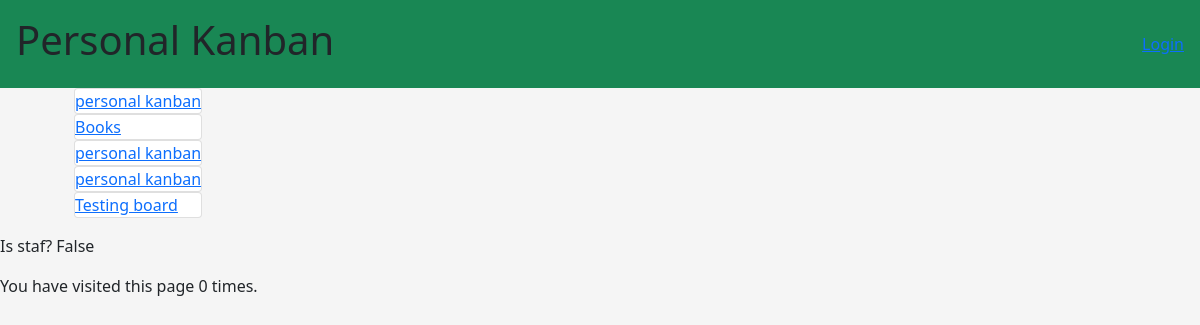
The page / on the database its author committed.
### board/models.py (models this page shows, shortened)
class Board(models.Model):
    name = models.CharField(max_length=255)
    description = models.TextField()
    owner = models.ForeignKey(User, on_delete=models.CASCADE)
    class Meta:
        verbose_name_plural = "Boards"
        ordering = ["id"]

### board/views.py (the view)
# urls.py: path("", views.index, name="index"),
def index(request):
    boards = Board.objects.all()
    template = loader.get_template(template_name="board/index.html")
    number_of_visits = request.session.get("number_of_visits", 0)
    request.session["number_of_visits"] = number_of_visits + 1
    print(f"Number of visits: {number_of_visits}")
    context = {"boards": boards, "number_of_visits": number_of_visits}
    return render(request, "board/index.html", context)

### board/templates/board/index.html
{% extends "base.html" %}
{% load static %}
{% block content%}
{% if boards %}
<div class="container">
    <ul>
        {% for board in boards %}
            <div class="card"><a href="/board/{{ board.id }}">{{ board.name }}</a></div>
        {% endfor %}
        {% else %}
            <div class="card">No boards found</div>
        {% endif %}
    </ul>
</div>
<p>Is staf? {{user.is_staff}}</p>
<p>You have visited this page {{ number_of_visits }} time{{ number_of_visits|pluralize }}.</p>
{% endblock %}

### board/static/board/css/board.css (style rules this page uses)
body { background-color: #f5f5f5; }
.container { display: flex; flex-direction: row; justify-content: space-between; gap: 1em; }

### rows shown on the page
Board: name "personal kanban"
Board: name "Books"
Board: name "personal kanban"
Board: name "personal kanban"
Board: name "Testing board"

### other values the page prints
{{ user.is_staff }} "False"
{{ number_of_visits }} "0"
